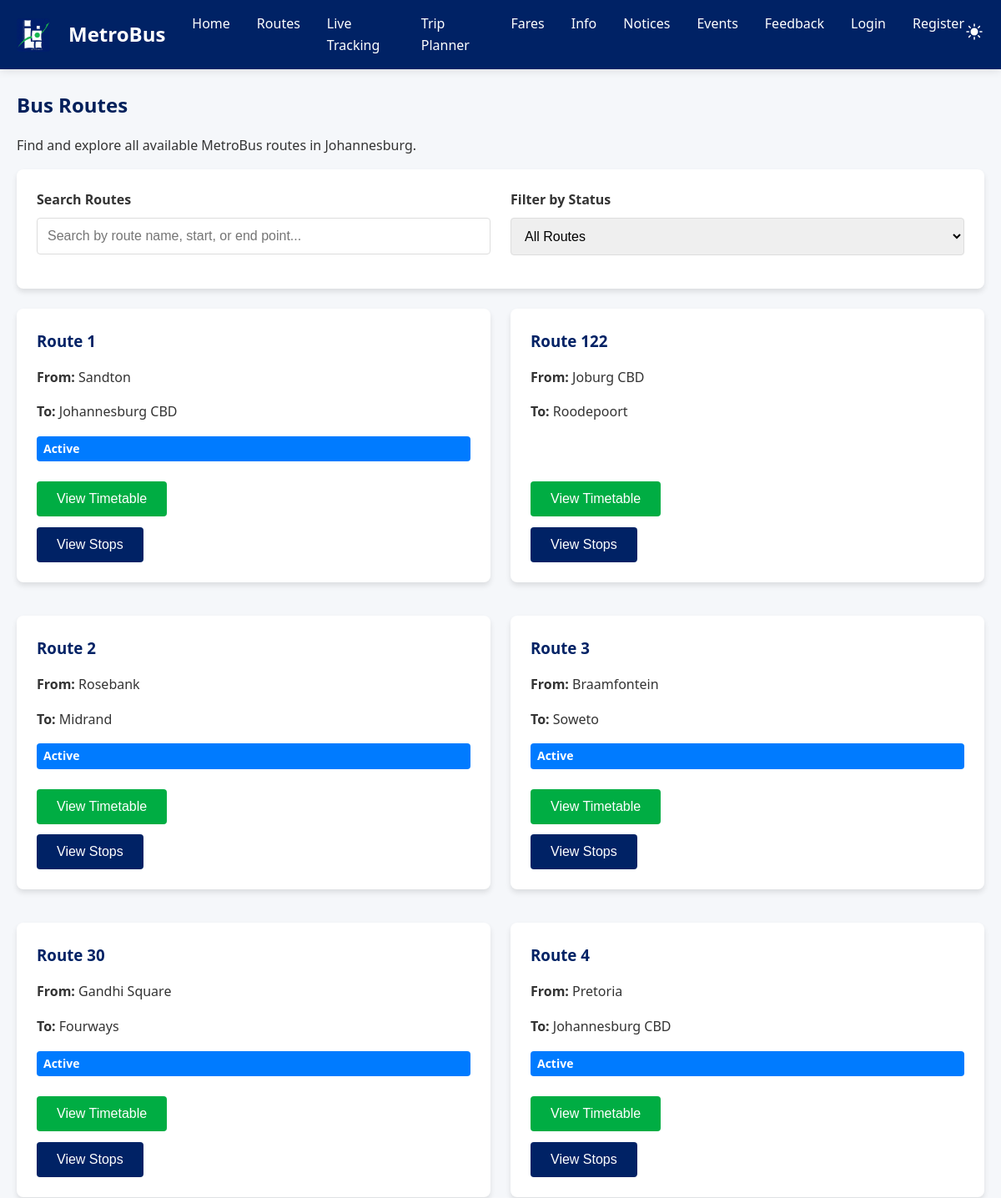
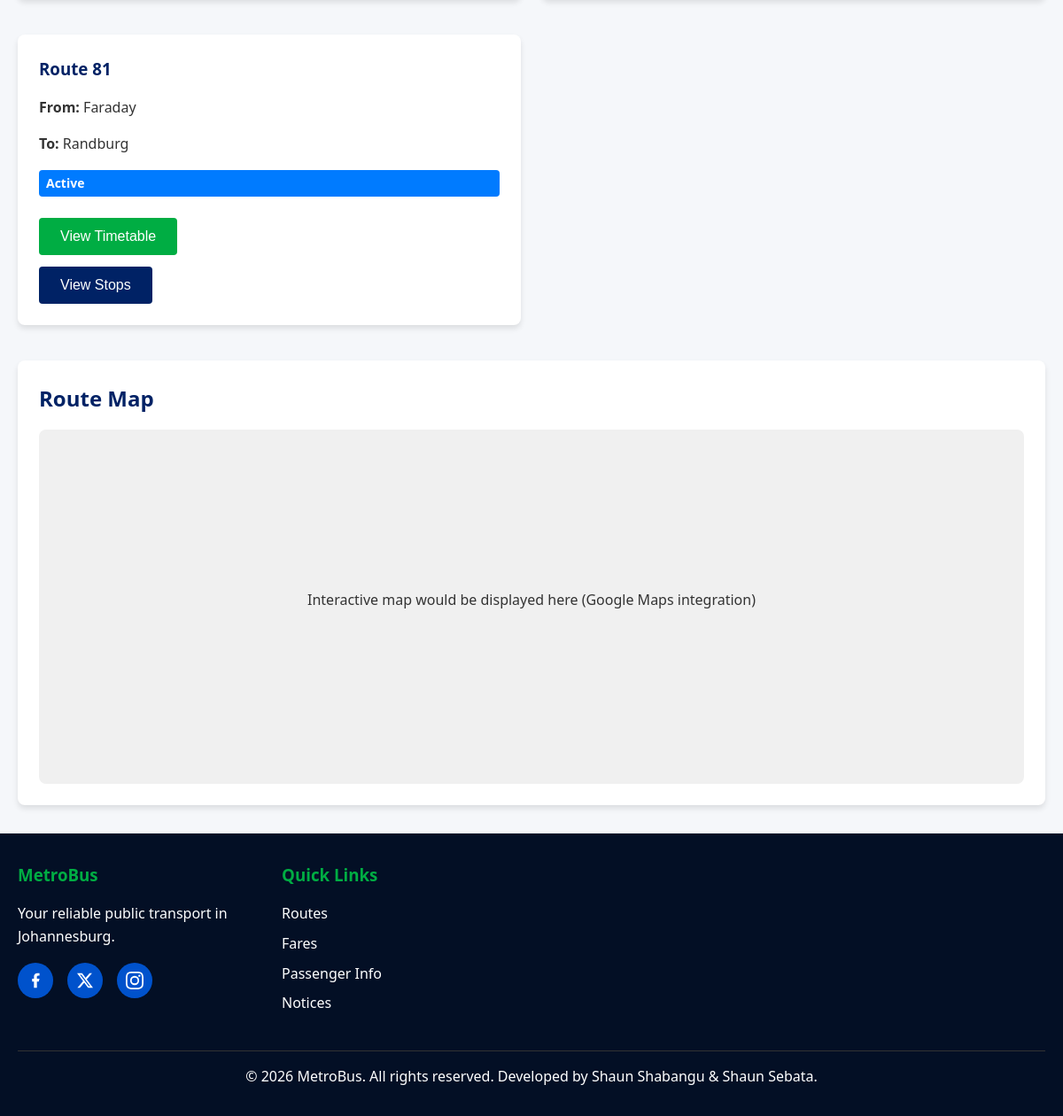
Page /routes.php on the committed database (2 pictures, top to bottom).
### tables this page shows
CREATE TABLE `routes` (
  `id` int(11) NOT NULL,
  `route_name` varchar(255) NOT NULL,
  `start_point` varchar(255) NOT NULL,
  `end_point` varchar(255) NOT NULL,
  `status` enum('active','inactive') DEFAULT 'active'
);

### routes.php (the view, shortened to what this page needs)
<?php
require_once 'includes/header.php';
require_once 'includes/db.php';
$stmt = $pdo->query("SELECT * FROM routes ORDER BY route_name");
$routes = $stmt->fetchAll();
$searchQuery = isset($_GET['search']) ? $_GET['search'] : '';
$filteredRoutes = $routes;
?>
<main>
<section class="container mt-3">
<h1>Bus Routes</h1>
<p>Find and explore all available MetroBus routes in Johannesburg.</p>
<div class="card mb-3">
<div class="grid grid-2">
<div class="form-group">
<label for="route-search">Search Routes</label>
<input type="text" id="route-search" placeholder="Search by route name, start, or end point..." value="<?php echo htmlspecialchars($searchQuery); ?>">
</div>
<div class="form-group">
<label for="route-filter">Filter by Status</label>
<select id="route-filter">
<option value="all">All Routes</option>
</select>
</div>
</div>
</div>
<div id="routes-container" class="grid grid-2">
<?php foreach ($filteredRoutes as $route): ?>
<div class="card route-card" data-route-id="<?php echo $route['id']; ?>">
<h3><?php echo htmlspecialchars($route['route_name']); ?></h3>
<p><strong>From:</strong> <?php echo htmlspecialchars($route['start_point']); ?></p>
<p><strong>To:</strong> <?php echo htmlspecialchars($route['end_point']); ?></p>
<span class="status-badge status-<?php echo strtolower($route['status'] ?? 'active'); ?>"><?php echo ucfirst($route['status'] ?? 'Active'); ?></span>
<div style="display: flex; flex-direction: column; gap: 0.8rem; align-items: flex-start; margin-top: auto; padding-top: 1.5rem; width: 100%;">
<button class="btn btn-secondary" onclick="toggleTimetable(<?php echo $route['id']; ?>)">View Timetable</button>
<button class="btn" onclick="viewStops(<?php echo $route['id']; ?>)">View Stops</button>
</div>
</div>
<?php endforeach; ?>
</div>
<div class="card mt-3">
<h2>Route Map</h2>
<div id="map-placeholder" style="height: 400px; background-color: #f0f0f0; display: flex; align-items: center; justify-content: center; border-radius: 8px;">
<p>Interactive map would be displayed here (Google Maps integration)</p>
</div>
</div>
</section>
</main>
<?php require_once 'includes/footer.php'; ?>

### assets/css/style.css (style rules this page uses)
* { margin: 0; padding: 0; box-sizing: border-box; }
body { font-family: 'Segoe UI', Tahoma, Geneva, Verdana, sans-serif; line-height: 1.6; color: #333; background-color: #F5F7FA; transition: background-color 0.3s, color 0.3s; }
.container { max-width: 1200px; margin: 0 auto; padding: 0 20px; }
main { min-height: calc(100vh - 200px); }
.card { background: white; border-radius: 8px; box-shadow: 0 4px 6px rgba(0, 0, 0, 0.1); padding: 1.5rem; margin-bottom: 1rem; transition: transform 0.3s, box-shadow 0.3s; display: flex; flex-direction: column; }
.btn { display: inline-block; padding: 0.75rem 1.5rem; background-color: #002265; color: white; text-decoration: none; border-radius: 4px; border: none; cursor: pointer; transition: background-color 0.3s; font-size: 1rem; }
.btn-secondary { background-color: #00AD43; color: white; }
.form-group { margin-bottom: 1rem; }
.form-group label { display: block; margin-bottom: 0.5rem; font-weight: bold; }
.form-group input, .form-group select, .form-group textarea { width: 100%; padding: 0.75rem; border: 1px solid #ddd; border-radius: 4px; font-size: 1rem; }
.status-badge { display: inline-block; padding: 0.25rem 0.5rem; border-radius: 4px; font-size: 0.875rem; font-weight: bold; }
.status-active { background-color: #007bff; color: white; }
.grid { display: grid; gap: 1.5rem; }
.grid-2 { grid-template-columns: repeat(auto-fit, minmax(300px, 1fr)); }
h1, h2, h3, h4, h5, h6 { margin-bottom: 1rem; color: #00205B; }
p { margin-bottom: 1rem; }
.mb-3 { margin-bottom: 1.5rem; }
.mt-3 { margin-top: 1.5rem; }
.card h1, .card h2, .card h3, .card h4 { color: #002265 !important; }

### assets/css/responsive.css (style rules this page uses)
@media (min-width: 769px) { .grid-2 { grid-template-columns: repeat(2, 1fr); } }
@media (min-width: 1200px) { .container { max-width: 1400px; } }

### rows in the picture
routes: route_name "Route 1", start_point "Sandton", end_point "Johannesburg CBD", status "Active"
routes: route_name "Route 122", start_point "Joburg CBD", end_point "Roodepoort"
routes: route_name "Route 2", start_point "Rosebank", end_point "Midrand", status "Active"
routes: route_name "Route 3", start_point "Braamfontein", end_point "Soweto", status "Active"
routes: route_name "Route 30", start_point "Gandhi Square", end_point "Fourways", status "Active"
routes: route_name "Route 4", start_point "Pretoria", end_point "Johannesburg CBD", status "Active"
routes: route_name "Route 81", start_point "Faraday", end_point "Randburg", status "Active"
